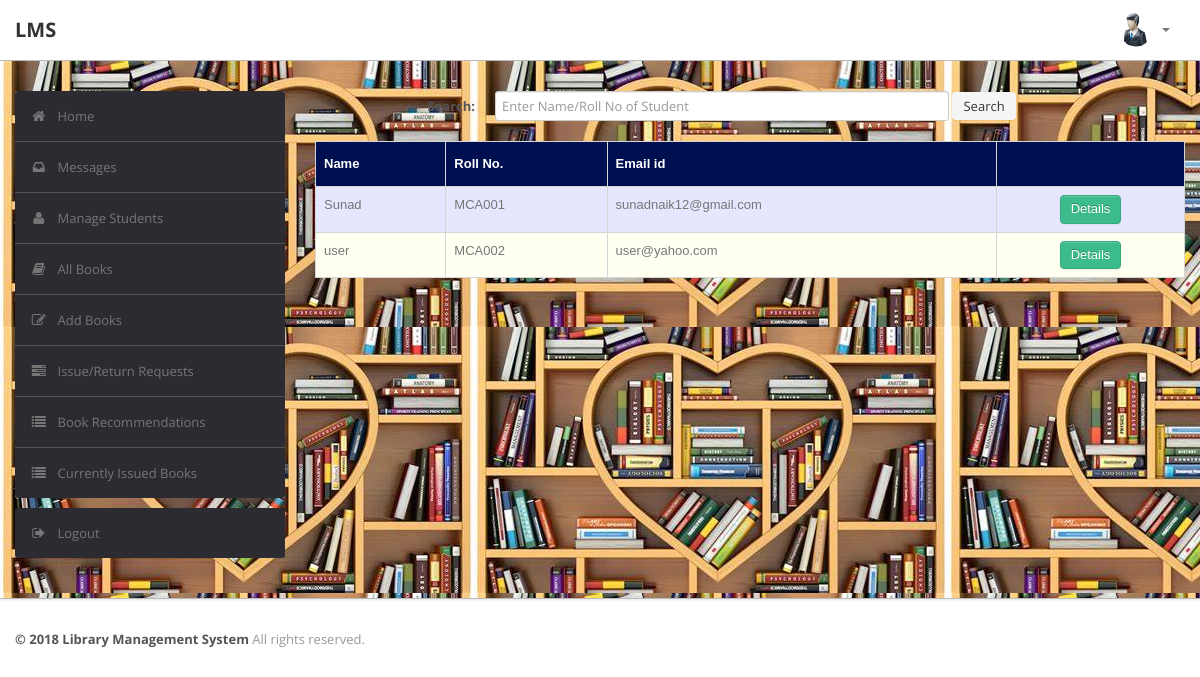
Page /admin/student.php (signed in) on the committed database.
### tables this page shows
CREATE TABLE `user` (
  `RollNo` varchar(50) NOT NULL,
  `Name` varchar(50) DEFAULT NULL,
  `Type` varchar(50) DEFAULT NULL,
  `Category` varchar(50) DEFAULT NULL,
  `EmailId` varchar(50) DEFAULT NULL,
  `MobNo` bigint(11) DEFAULT NULL,
  `Password` varchar(50) DEFAULT NULL,
  PRIMARY KEY (`RollNo`),
  UNIQUE KEY `EmailId` (`EmailId`)
);

### admin/student.php (the view, shortened to what this page needs)
<?php
require('dbconn.php');
?>
<?php
if ($_SESSION['RollNo']) {
    ?>
<!DOCTYPE html>
<html lang="en">
    <head>
        <link type="text/css" href="bootstrap/css/bootstrap.min.css" rel="stylesheet">
        <link type="text/css" href="bootstrap/css/bootstrap-responsive.min.css" rel="stylesheet">
        <link type="text/css" href="css/theme.css" rel="stylesheet">
        <link type="text/css" href="images/icons/css/font-awesome.css" rel="stylesheet">
    </head>
    <body>
        <div class="navbar navbar-fixed-top">
            <div class="navbar-inner">
                <div class="container">
                        <a class="brand" href="index.php">LMS </a>
                    <div class="nav-collapse collapse navbar-inverse-collapse">
                        <ul class="nav pull-right">
                            <li class="nav-user dropdown"><a href="#" class="dropdown-toggle" data-toggle="dropdown">
                                <img src="images/admin.png" class="nav-avatar" />
                                <b class="caret"></b></a>
                            </li>
                        </ul>
                    </div>
                </div>
            </div>
        </div>
        <div class="wrapper">
            <div class="container">
                <div class="row">
                    <div class="span3">
                        <div class="sidebar">
                            <ul class="widget widget-menu unstyled">
                                <li class="active"><a href="index.php"><i class="menu-icon icon-home"></i>Home
                                </a></li>
                                 <li><a href="message.php"><i class="menu-icon icon-inbox"></i>Messages</a>
                                </li>
                                <li><a href="student.php"><i class="menu-icon icon-user"></i>Manage Students </a>
                                </li>
                                <li><a href="book.php"><i class="menu-icon icon-book"></i>All Books </a></li>
                                <li><a href="addbook.php"><i class="menu-icon icon-edit"></i>Add Books </a></li>
                                <li><a href="requests.php"><i class="menu-icon icon-tasks"></i>Issue/Return Requests </a></li>
                                <li><a href="recommendations.php"><i class="menu-icon icon-list"></i>Book Recommendations </a></li>
                                <li><a href="current.php"><i class="menu-icon icon-list"></i>Currently Issued Books </a></li>
                            </ul>
                            <ul class="widget widget-menu unstyled">
                                <li><a href="logout.php"><i class="menu-icon icon-signout"></i>Logout </a></li>
                            </ul>
                        </div>
                    </div>
                    <div class="span9">
                        <form class="form-horizontal row-fluid" action="student.php" method="post">
                                        <div class="control-group">
                                            <label class="control-label" for="Search"><b>Search:</b></label>
                                            <div class="controls">
                                                <input type="text" id="title" name="title" placeholder="Enter Name/Roll No of Student" class="span8" required>
                                                <button type="submit" name="submit"class="btn">Search</button>
                                            </div>
                                        </div>
                                    </form>
                                    <br>
                                    <?php
                                    if(isset($_POST['submit']))
                                        {$s=$_POST['title'];
                                            $sql="select * from LMS.user where (RollNo='$s' or Name like '%$s%') and RollNo<>'ADMIN'";
                                        }
                                    else
                                        $sql="select * from LMS.user where RollNo<>'ADMIN'";
                                    $result=$conn->query($sql);
                                    $rowcount=mysqli_num_rows($result);
                                    if(!($rowcount))
                                        echo "<br><center><h2><b><i>No Results</i></b></h2></center>";
                                    else
                                    {
                                    ?>
                        <table class="table" id = "tables">
                                  <thead>
                                    <tr>
                                      <th>Name</th>
                                      <th>Roll No.</th>
                                      <th>Email id</th>
                                      <th></th>
                                    </tr>
                                  </thead>
                                  <tbody>
                    <?php
                            while($row=$result->fetch_assoc())
                            {
                                $email=$row['EmailId'];
                                $name=$row['Name'];
                                $rollno=$row['RollNo'];
                            ?>
                                    <tr>
                                      <td><?php echo $name ?></td>
                                      <td><?php echo $rollno ?></td>
                                      <td><?php echo $email ?></td>
                                        <td>
                                        <center>
                                            <a href="studentdetails.php?id=<?php echo $rollno; ?>" class="btn btn-success">Details</a>
                                      </center>
                                        </td>
                                    </tr>
                            <?php }} ?>
                                  </tbody>
                                </table>
                            </div>
                </div>
            </div>
        </div>
<div class="footer">
            <div class="container">
                <b class="copyright">&copy; 2018 Library Management System </b>All rights reserved.
            </div>
        </div>
    </body>
</html>
<?php }
else {
    echo "<script type='text/javascript'>alert('Access Denied!!!')</script>";
} ?>

### admin/css/theme.css (style rules this page uses)
#tables { font-family: "Trebuchet MS", Arial, Helvetica, sans-serif; border-collapse: collapse; width: 100%; }
#tables td, #tables th { border: 1px solid #ddd; padding: 8px; }
#tables tr:nth-child(even) { background-color: #fffff2; }
#tables tr:nth-child(odd) { background-color: #e6e6ff; }
#tables th { padding-top: 12px; padding-bottom: 12px; text-align: left; background-color: #000F50; color: white; }
body { font-size: 13px; font-family: 'Open Sans', Arial, sans-serif; background: #fff; color: #777 }
strong, b { color: #555 }
.wrapper { background: url(../images/bg.jpeg) #eee; border-bottom: 1px solid #bbb; -webkit-box-shadow: 0 1px 2px rgba(0,0,0,0.1); -moz-box-shadow: 0 1px 2px rgba(0,0,0,0.1); box-shadow: 0 1px 2px rgba(0,0,0,0.1); padding: 30px 0 }
.footer { color: #999; padding: 30px 0 60px }
form { margin: 0 }
select, textarea, input[type="text"], input[type="password"], input[type="datetime"], input[type="datetime-local"], input[type="date"], input[type="month"], input[type="time"], input[type="week"], input[type="number"], input[type="email"], input[type="url"], input[type="search"], input[type="tel"], input[type="color"], .uneditable-input, label, input, button, select, textarea { -webkit-border-radius: 3px; -moz-border-radius: 3px; border-radius: 3px; font-size: 13px; font-family: 'Open Sans', Tahoma, Arial, sans-serif }
body [class^="icon-"], body [class*=" icon-"] { font-size: 14px; line-height: 20px; height: 20px }
.form-horizontal .control-group, .form-vertical .control-group { margin-bottom: 0 }
.navbar { position: static!important; margin: 0!important }
.navbar .navbar-inner { background: #fff; border-bottom: 1px solid #bbb; -webkit-box-shadow: 0 1px 2px rgba(0,0,0,0.15); -moz-box-shadow: 0 1px 2px rgba(0,0,0,0.15); box-shadow: 0 1px 2px rgba(0,0,0,0.15) }
.navbar .brand { color: #333; font-weight: bold; font-size: 20px; margin-right: 20px; padding: 20px }
.navbar .nav>li>a { padding: 20px 15px; font-weight: bold; color: #777 }
.nav-user>a { height: 20px }
.nav-avatar { width: 34px; height: 34px; margin: -7px 5px 0 0; -webkit-border-radius: 50%; -moz-border-radius: 50%; border-radius: 50% }
.btn, .btn-box { -webkit-border-radius: 3px; -moz-border-radius: 3px; border-radius: 3px }
.btn { font-size: 13px; font-weight: 600 }
.btn { display: inline-block; margin-bottom: 0; font-weight: 400; text-align: center; vertical-align: middle; cursor: pointer; background-image: none; border: 1px solid transparent; white-space: nowrap; padding: 4px 10px; font-size: 13px; line-height: 1.42857; border-radius: 4px; -webkit-user-select: none; -moz-user-select: none; -ms-user-select: none; user-select: none }
.btn-success { color: #fff; background-color: #3cbc8d; border-color: #36a97f }
.table { margin-bottom: 0 }
.table th, .table td { border-color: #d5d5d5!important }
.widget-menu { background: #fff; -webkit-border-radius: 3px; -moz-border-radius: 3px; border-radius: 3px; overflow: hidden }
.widget-menu a { color: #555; display: block; line-height: 20px; padding: 15px; text-decoration: none!important }
.widget-menu .menu-icon { margin-right: 10px; color: #767676; -webkit-transition: all .2s ease-in-out; -moz-transition: all .2s ease-in-out; transition: all .2s ease-in-out; }
.widget-menu>li+li { border-top: 1px solid #555 }
.widget-menu>li>a { background-color: #2d2b32; color: #767676; -webkit-transition: all .2s ease-in-out; -moz-transition: all .2s ease-in-out; transition: all .2s ease-in-out; }

### rows in the picture
user: Name "Sunad", RollNo "MCA001", EmailId "sunadnaik12@gmail.com"
user: Name "user", RollNo "MCA002", EmailId "user@yahoo.com"
